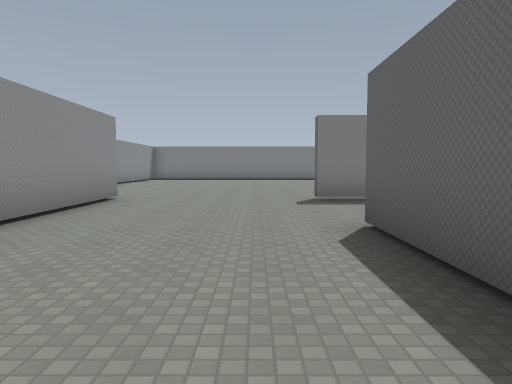
[1] (above)

20 first-person views from a walk through a Godot game level. The camera is 1.4 m above the floor, tilts 4° down and sees 70° across. The floor is counted in squares, 2.1 m on a side. Each view is taken from the middle of a square. On the plan, view 1 faces up. The plan holds only what a view shows up to about 11 squares ahead; the rest is blank. The place goes on beyond the plan. Some surface patterns are stand-ins.

[2]
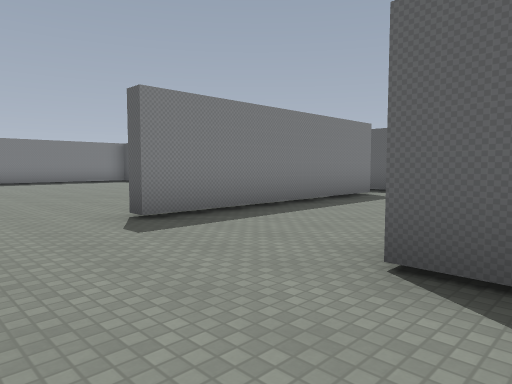

[3]
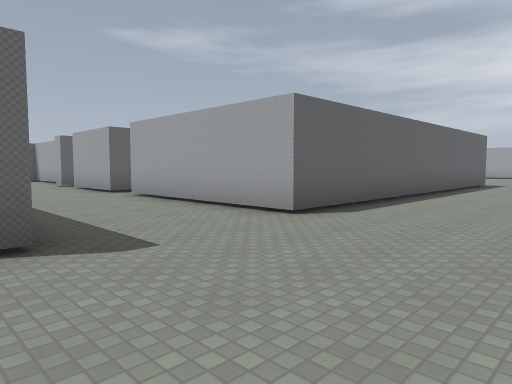

[4]
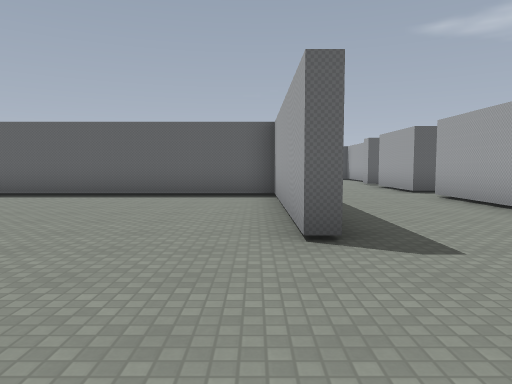

[5]
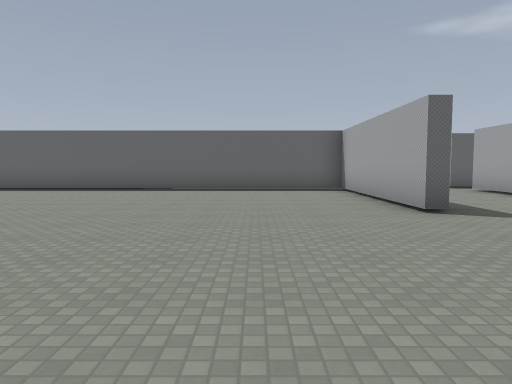

[6]
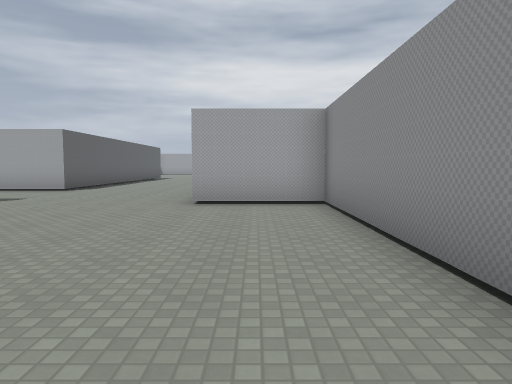

[7]
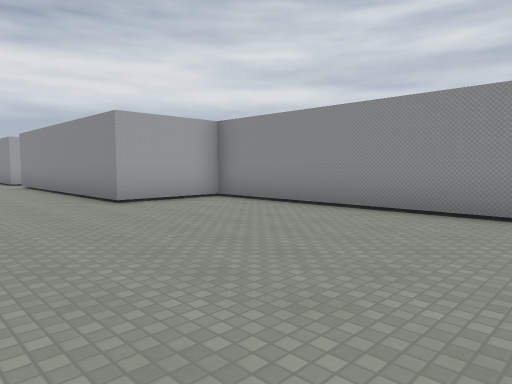

[8]
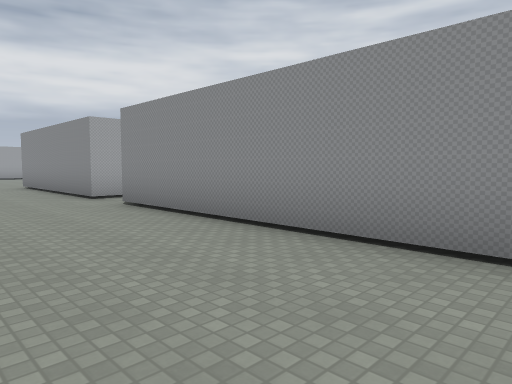

[9]
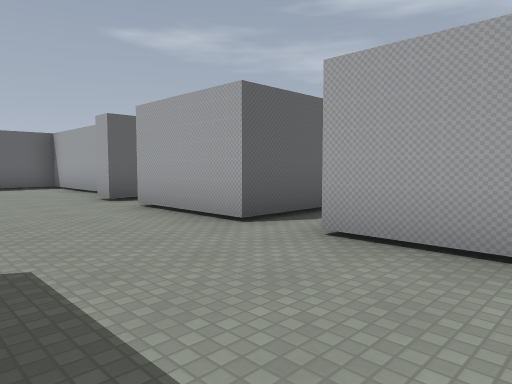

[10]
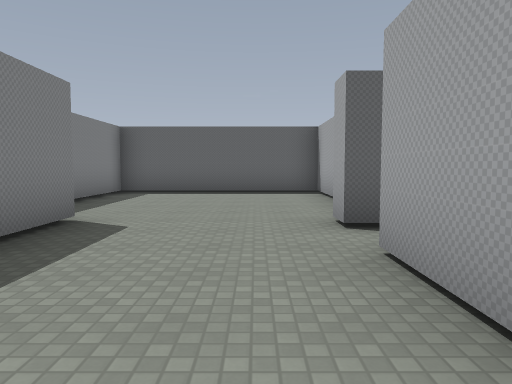

[11]
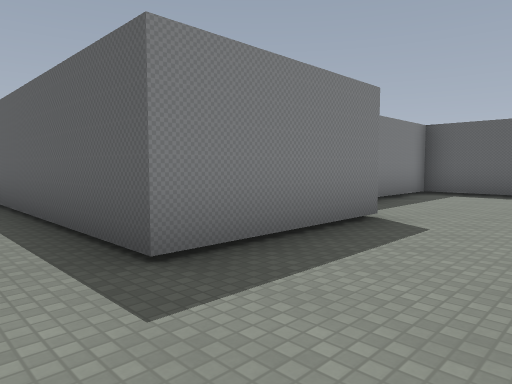

[12]
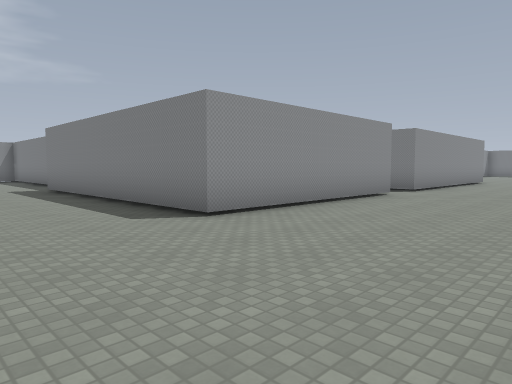

[13]
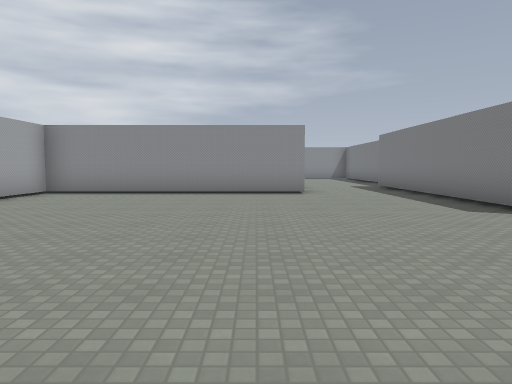

[14]
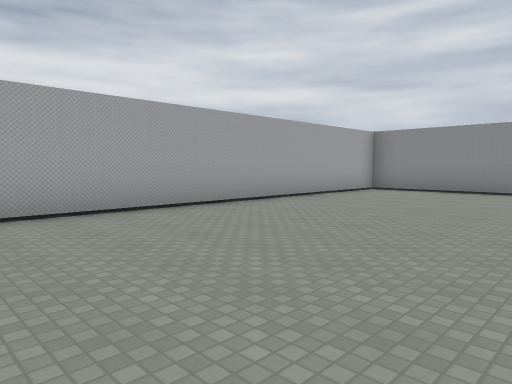

[15]
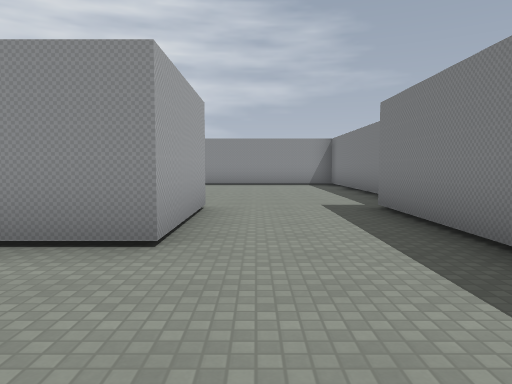

[16]
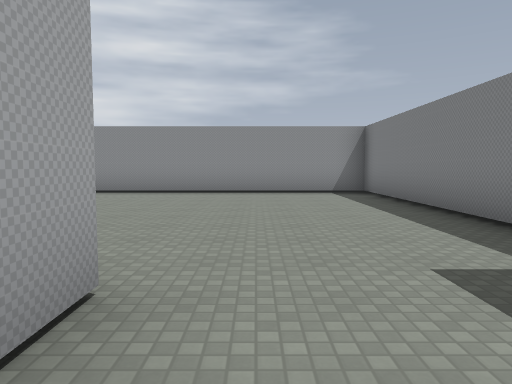

[17]
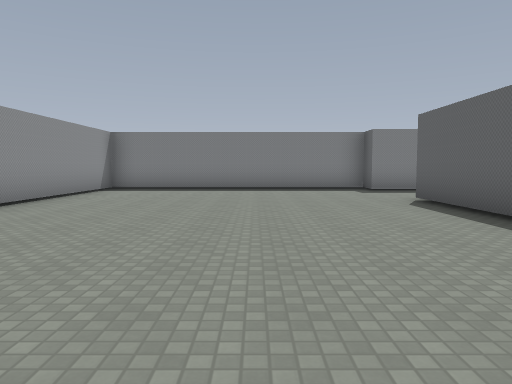

[18]
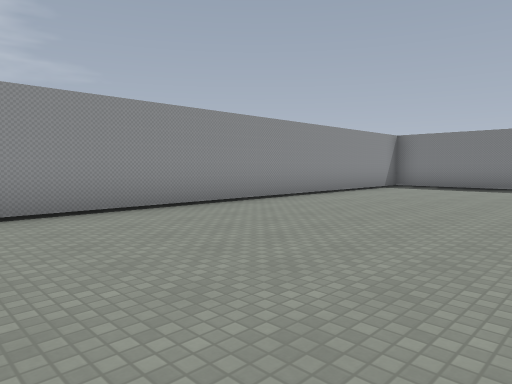

[19]
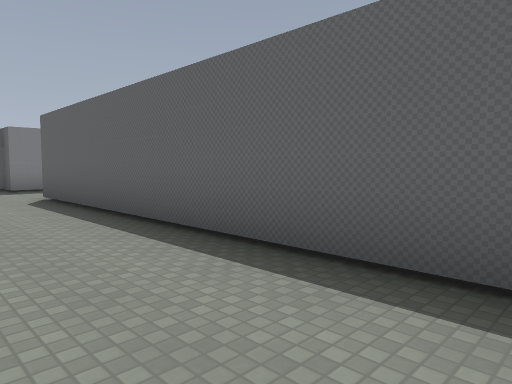

[20]
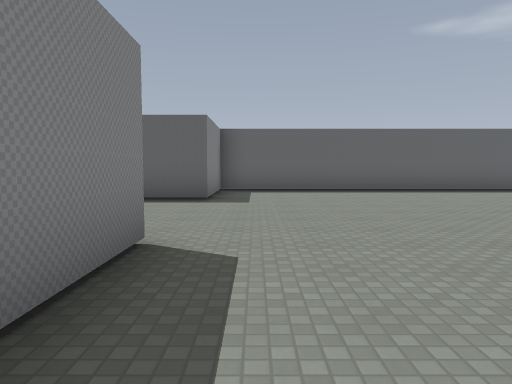

### Floor plan
Points are (right, up) in squares from view 1. A wall is a line through its corners. A room is listed if a view was taken in it or the views show most of it. See-through windows are left out.
Room 1 (views 1, 2, 3, 4, 5, 6, 7, 8, 9, 10, 11, 12, 13, 14, 15)
walls: (-3.6, -0.6) (-2.9, -0.6) (-2.9, -6) (-5.6, -6); (7.2, 2.4) (7.2, 4.1) (9.9, 4.1); (7.1, 7.2) (1.2, 7.2) (1.2, 7.6) (6.3, 7.6) (6.3, 14.5); (10.9, 3.4) (10.9, 4.1) (11.5, 4.1); (11.5, 7.2) (8.2, 7.2) (8.2, 12); (13, 3.4) (16.3, 3.4) (16.3, 8.4) (13.9, 8.4); (-7, -8.8) (-7, -15.2) (2.1, -15.2); (-5.2, 13.1) (-5.2, 7.6) (-2.9, 7.6) (-2.9, 0.8) (-3.6, 0.8); (3.9, -14) (3.9, -6) (1.2, -6) (1.2, 4.1) (6.1, 4.1)
ways out: opening at (-6.5, -7.5) to room 2
Room 2 (views 16, 17, 18, 19, 20)
walls: (-9.8, -16.8) (-9.8, -8.8) (-7, -8.8); (-5.6, -6) (-9.8, -6) (-9.8, -5.3) (-17.2, -5.3) (-17.2, -16.1)
ways out: opening at (-6.5, -7.5) to room 1

Positions as (right, up) in squares from view 1, and headings:
1: (0, 0), facing up
2: (-1, 3), facing up-right
3: (-2, 8), facing down-right
4: (-2, 8), facing right
5: (-4, 10), facing right
6: (-4, 14), facing down
7: (0, 14), facing down-left
8: (0, 7), facing down-left
9: (4, 7), facing down-right
10: (7, 5), facing right
11: (7, 5), facing up-right
12: (1, -9), facing up-left
13: (2, -10), facing left
14: (3, -10), facing down-left
15: (-4, -8), facing left
16: (-8, -8), facing left
17: (-13, -16), facing up
18: (-12, -17), facing up-left
19: (-12, -17), facing up-right
20: (-6, -7), facing right
